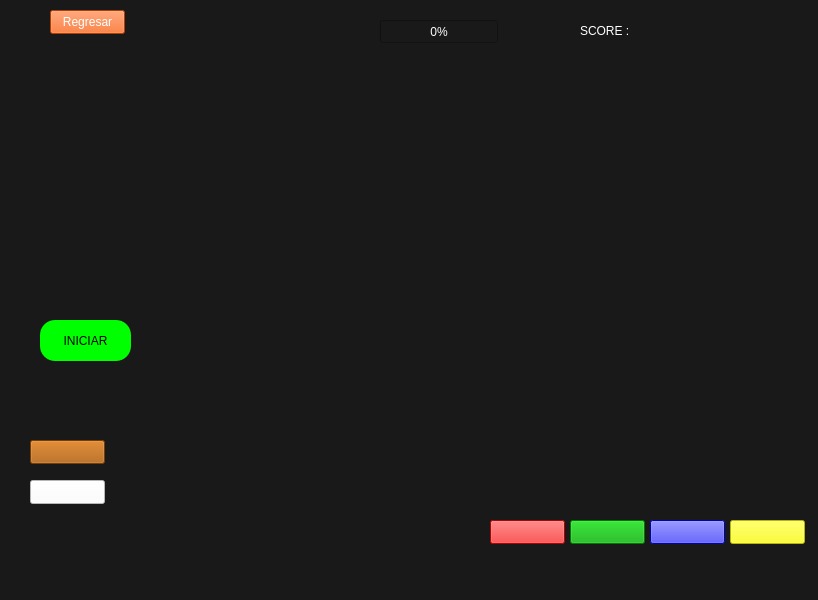
<?xml version="1.0" encoding="UTF-8"?>
<ui version="4.0">
 <class>MainWindow</class>
 <widget class="QMainWindow" name="MainWindow">
  <property name="geometry">
   <rect>
    <x>0</x>
    <y>0</y>
    <width>818</width>
    <height>600</height>
   </rect>
  </property>
  <property name="windowTitle">
   <string>Simon Dice</string>
  </property>
  <property name="windowIcon">
   <iconset>
    <normaloff>logo.jpeg</normaloff>logo.jpeg</iconset>
  </property>
  <property name="styleSheet">
   <string notr="true">background-color: rgb(25, 25, 25);</string>
  </property>
  <widget class="QWidget" name="centralwidget">
   <widget class="QLabel" name="Apagada">
    <property name="enabled">
     <bool>true</bool>
    </property>
    <property name="geometry">
     <rect>
      <x>160</x>
      <y>60</y>
      <width>511</width>
      <height>441</height>
     </rect>
    </property>
    <property name="styleSheet">
     <string notr="true">border-image: url(:/simon/OneDrive/Documentos/UPIITA/4 Semestre/Programacion Avanzada/Practica6/SIMONtodasapagadas.png);</string>
    </property>
    <property name="text">
     <string/>
    </property>
    <property name="pixmap">
     <pixmap>SIMONtodasapagadas.png</pixmap>
    </property>
    <property name="scaledContents">
     <bool>true</bool>
    </property>
   </widget>
   <widget class="QPushButton" name="Rojobtn">
    <property name="geometry">
     <rect>
      <x>490</x>
      <y>520</y>
      <width>75</width>
      <height>24</height>
     </rect>
    </property>
    <property name="styleSheet">
     <string notr="true">background-color: rgb(255, 0, 0);</string>
    </property>
    <property name="text">
     <string/>
    </property>
   </widget>
   <widget class="QLabel" name="Amarillo">
    <property name="enabled">
     <bool>true</bool>
    </property>
    <property name="geometry">
     <rect>
      <x>160</x>
      <y>60</y>
      <width>511</width>
      <height>441</height>
     </rect>
    </property>
    <property name="styleSheet">
     <string notr="true">border-image: url(:/simon/OneDrive/Documentos/UPIITA/4 Semestre/Programacion Avanzada/Practica6/simonAmarilloP.png);</string>
    </property>
    <property name="text">
     <string/>
    </property>
    <property name="pixmap">
     <pixmap>simonAmarilloP.png</pixmap>
    </property>
    <property name="scaledContents">
     <bool>true</bool>
    </property>
   </widget>
   <widget class="QPushButton" name="Verdebtn">
    <property name="geometry">
     <rect>
      <x>570</x>
      <y>520</y>
      <width>75</width>
      <height>24</height>
     </rect>
    </property>
    <property name="styleSheet">
     <string notr="true">background-color: rgb(0, 170, 0);</string>
    </property>
    <property name="text">
     <string/>
    </property>
   </widget>
   <widget class="QPushButton" name="Azulbtn">
    <property name="geometry">
     <rect>
      <x>650</x>
      <y>520</y>
      <width>75</width>
      <height>24</height>
     </rect>
    </property>
    <property name="styleSheet">
     <string notr="true">background-color: rgb(0, 0, 255);</string>
    </property>
    <property name="text">
     <string/>
    </property>
   </widget>
   <widget class="QLabel" name="Rojo">
    <property name="geometry">
     <rect>
      <x>160</x>
      <y>60</y>
      <width>511</width>
      <height>441</height>
     </rect>
    </property>
    <property name="styleSheet">
     <string notr="true">border-image: url(:/simon/OneDrive/Documentos/UPIITA/4 Semestre/Programacion Avanzada/Practica6/simonsinfondo.png);</string>
    </property>
    <property name="text">
     <string/>
    </property>
    <property name="pixmap">
     <pixmap>simonRojoP.png</pixmap>
    </property>
    <property name="scaledContents">
     <bool>true</bool>
    </property>
   </widget>
   <widget class="QProgressBar" name="progressBar">
    <property name="geometry">
     <rect>
      <x>380</x>
      <y>20</y>
      <width>118</width>
      <height>23</height>
     </rect>
    </property>
    <property name="styleSheet">
     <string notr="true">color: rgb(255, 255, 255);</string>
    </property>
    <property name="value">
     <number>0</number>
    </property>
   </widget>
   <widget class="QLabel" name="Azul">
    <property name="geometry">
     <rect>
      <x>160</x>
      <y>60</y>
      <width>511</width>
      <height>441</height>
     </rect>
    </property>
    <property name="styleSheet">
     <string notr="true">border-image: url(:/simon/OneDrive/Documentos/UPIITA/4 Semestre/Programacion Avanzada/Practica6/simonAzulP.png);</string>
    </property>
    <property name="text">
     <string/>
    </property>
    <property name="pixmap">
     <pixmap>simonAzulP.png</pixmap>
    </property>
    <property name="scaledContents">
     <bool>true</bool>
    </property>
   </widget>
   <widget class="QLabel" name="Verde">
    <property name="geometry">
     <rect>
      <x>160</x>
      <y>60</y>
      <width>511</width>
      <height>441</height>
     </rect>
    </property>
    <property name="styleSheet">
     <string notr="true">border-image: url(:/simon/OneDrive/Documentos/UPIITA/4 Semestre/Programacion Avanzada/Practica6/simonverdeP.png);</string>
    </property>
    <property name="text">
     <string/>
    </property>
    <property name="pixmap">
     <pixmap>simonverdeP.png</pixmap>
    </property>
    <property name="scaledContents">
     <bool>true</bool>
    </property>
   </widget>
   <widget class="QPushButton" name="Amarillobtn">
    <property name="geometry">
     <rect>
      <x>730</x>
      <y>520</y>
      <width>75</width>
      <height>24</height>
     </rect>
    </property>
    <property name="styleSheet">
     <string notr="true">background-color: rgb(255, 255, 0);</string>
    </property>
    <property name="text">
     <string/>
    </property>
   </widget>
   <widget class="QPushButton" name="Apagarbtn">
    <property name="geometry">
     <rect>
      <x>30</x>
      <y>480</y>
      <width>75</width>
      <height>24</height>
     </rect>
    </property>
    <property name="styleSheet">
     <string notr="true">background-color: rgb(255, 255, 255);</string>
    </property>
    <property name="text">
     <string/>
    </property>
   </widget>
   <widget class="QPushButton" name="perderbtn">
    <property name="geometry">
     <rect>
      <x>30</x>
      <y>440</y>
      <width>75</width>
      <height>24</height>
     </rect>
    </property>
    <property name="styleSheet">
     <string notr="true">background-color: rgb(170, 85, 0);</string>
    </property>
    <property name="text">
     <string/>
    </property>
   </widget>
   <widget class="QLabel" name="label">
    <property name="geometry">
     <rect>
      <x>580</x>
      <y>10</y>
      <width>121</width>
      <height>41</height>
     </rect>
    </property>
    <property name="styleSheet">
     <string notr="true">font: 700 24pt &quot;Segoe UI&quot;;
color: rgb(255, 255, 255);</string>
    </property>
    <property name="text">
     <string>SCORE :</string>
    </property>
   </widget>
   <widget class="QPushButton" name="iniciobtn">
    <property name="geometry">
     <rect>
      <x>40</x>
      <y>320</y>
      <width>91</width>
      <height>41</height>
     </rect>
    </property>
    <property name="styleSheet">
     <string notr="true">background-color: rgb(0, 255, 0);
border-radius: 15px;</string>
    </property>
    <property name="text">
     <string>INICIAR</string>
    </property>
   </widget>
   <widget class="QPushButton" name="Regresarbtn">
    <property name="geometry">
     <rect>
      <x>50</x>
      <y>10</y>
      <width>75</width>
      <height>24</height>
     </rect>
    </property>
    <property name="styleSheet">
     <string notr="true">background-color: rgb(255, 85, 0);
color:rgb(255, 255, 255);</string>
    </property>
    <property name="text">
     <string>Regresar</string>
    </property>
   </widget>
   <zorder>Rojobtn</zorder>
   <zorder>Verdebtn</zorder>
   <zorder>Azulbtn</zorder>
   <zorder>progressBar</zorder>
   <zorder>Azul</zorder>
   <zorder>Verde</zorder>
   <zorder>Amarillobtn</zorder>
   <zorder>Amarillo</zorder>
   <zorder>Rojo</zorder>
   <zorder>Apagada</zorder>
   <zorder>Apagarbtn</zorder>
   <zorder>perderbtn</zorder>
   <zorder>label</zorder>
   <zorder>iniciobtn</zorder>
   <zorder>Regresarbtn</zorder>
  </widget>
  <widget class="QMenuBar" name="menubar">
   <property name="geometry">
    <rect>
     <x>0</x>
     <y>0</y>
     <width>818</width>
     <height>22</height>
    </rect>
   </property>
  </widget>
  <widget class="QStatusBar" name="statusbar"/>
 </widget>
 <resources/>
 <connections/>
</ui>
